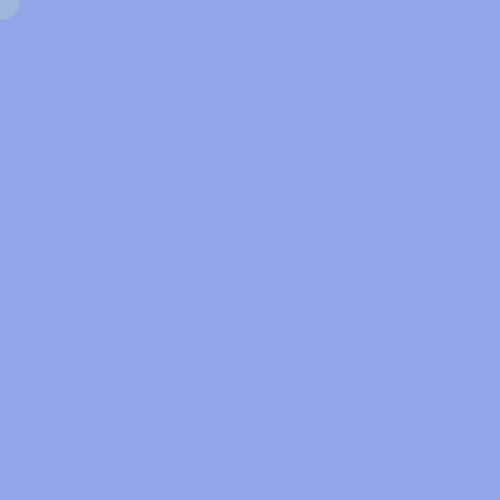
Frame 1 (no input)
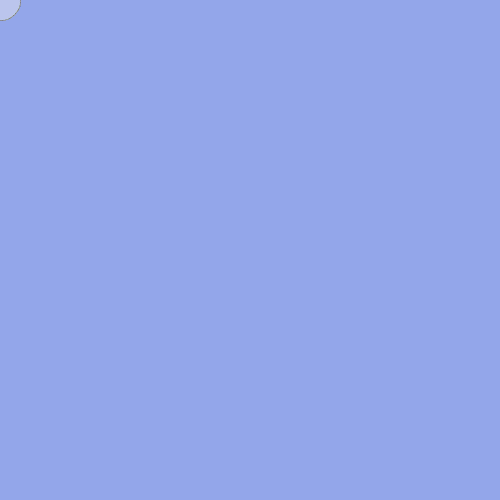
Frame 60 (the mouse pressed at the canvas centre just before this capture)
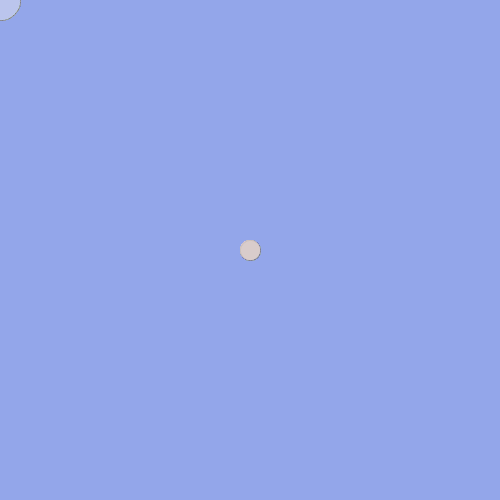
Frame 120 (the mouse held since frame 60 and released just before this capture)

The Processing sketch that drew these frames (run headless with seeded random() and noise(); from frame 60 on, the mouse is pressed at the canvas centre):

// Processing sketch: processing_133402
// ── processing_133402.pde

int colores;
int x=1;
int y=1;

void setup() {  //setup function called initially, only once
  size(500, 500);
  background(147,166,234);  //set background white
  colorMode(HSB);   //set colors to Hue, Saturation, Brightness mode
  colores = 0;
 
}

void draw() {  //draw function loops 
  x= mouseX;
  y= mouseY;
  
  
  colores++;
  stroke(random(255),52,158,10);
  fill(random(255),100,255,50);
  
  if(mousePressed) { //add some interaction
    ellipse(x, y, 20, 20);
  }
  else {
    ellipse(x, y, 40, 40);
  }
}
